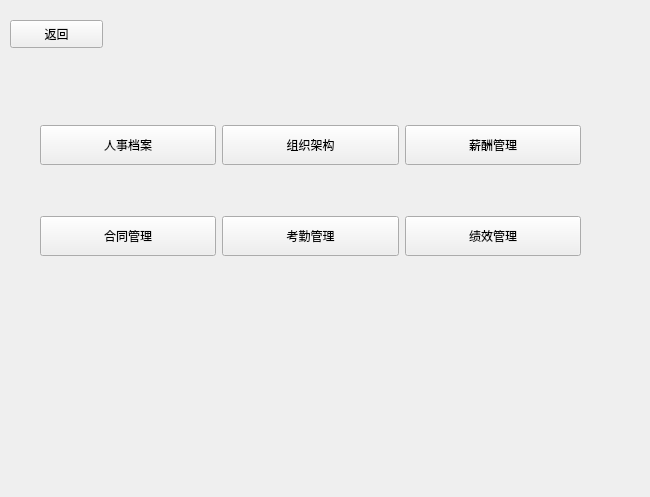
<?xml version="1.0" encoding="UTF-8"?>
<ui version="4.0">
 <class>Menu</class>
 <widget class="QWidget" name="Menu">
  <property name="geometry">
   <rect>
    <x>0</x>
    <y>0</y>
    <width>650</width>
    <height>497</height>
   </rect>
  </property>
  <property name="windowTitle">
   <string>Form</string>
  </property>
  <widget class="QWidget" name="gridLayoutWidget">
   <property name="geometry">
    <rect>
     <x>40</x>
     <y>80</y>
     <width>541</width>
     <height>221</height>
    </rect>
   </property>
   <layout class="QGridLayout" name="gridLayout">
    <item row="0" column="0">
     <widget class="QPushButton" name="pushButton">
      <property name="minimumSize">
       <size>
        <width>100</width>
        <height>40</height>
       </size>
      </property>
      <property name="text">
       <string>人事档案</string>
      </property>
     </widget>
    </item>
    <item row="0" column="2">
     <widget class="QPushButton" name="pushButton_3">
      <property name="minimumSize">
       <size>
        <width>100</width>
        <height>40</height>
       </size>
      </property>
      <property name="text">
       <string>薪酬管理</string>
      </property>
     </widget>
    </item>
    <item row="0" column="1">
     <widget class="QPushButton" name="pushButton_2">
      <property name="minimumSize">
       <size>
        <width>100</width>
        <height>40</height>
       </size>
      </property>
      <property name="text">
       <string>组织架构</string>
      </property>
     </widget>
    </item>
    <item row="1" column="0">
     <widget class="QPushButton" name="pushButton_4">
      <property name="minimumSize">
       <size>
        <width>100</width>
        <height>40</height>
       </size>
      </property>
      <property name="text">
       <string>合同管理</string>
      </property>
     </widget>
    </item>
    <item row="1" column="1">
     <widget class="QPushButton" name="pushButton_5">
      <property name="minimumSize">
       <size>
        <width>100</width>
        <height>40</height>
       </size>
      </property>
      <property name="text">
       <string>考勤管理</string>
      </property>
     </widget>
    </item>
    <item row="1" column="2">
     <widget class="QPushButton" name="pushButton_6">
      <property name="minimumSize">
       <size>
        <width>100</width>
        <height>40</height>
       </size>
      </property>
      <property name="text">
       <string>绩效管理</string>
      </property>
     </widget>
    </item>
   </layout>
  </widget>
  <widget class="QPushButton" name="back">
   <property name="geometry">
    <rect>
     <x>10</x>
     <y>20</y>
     <width>93</width>
     <height>28</height>
    </rect>
   </property>
   <property name="text">
    <string>返回</string>
   </property>
  </widget>
 </widget>
 <resources/>
 <connections/>
</ui>
